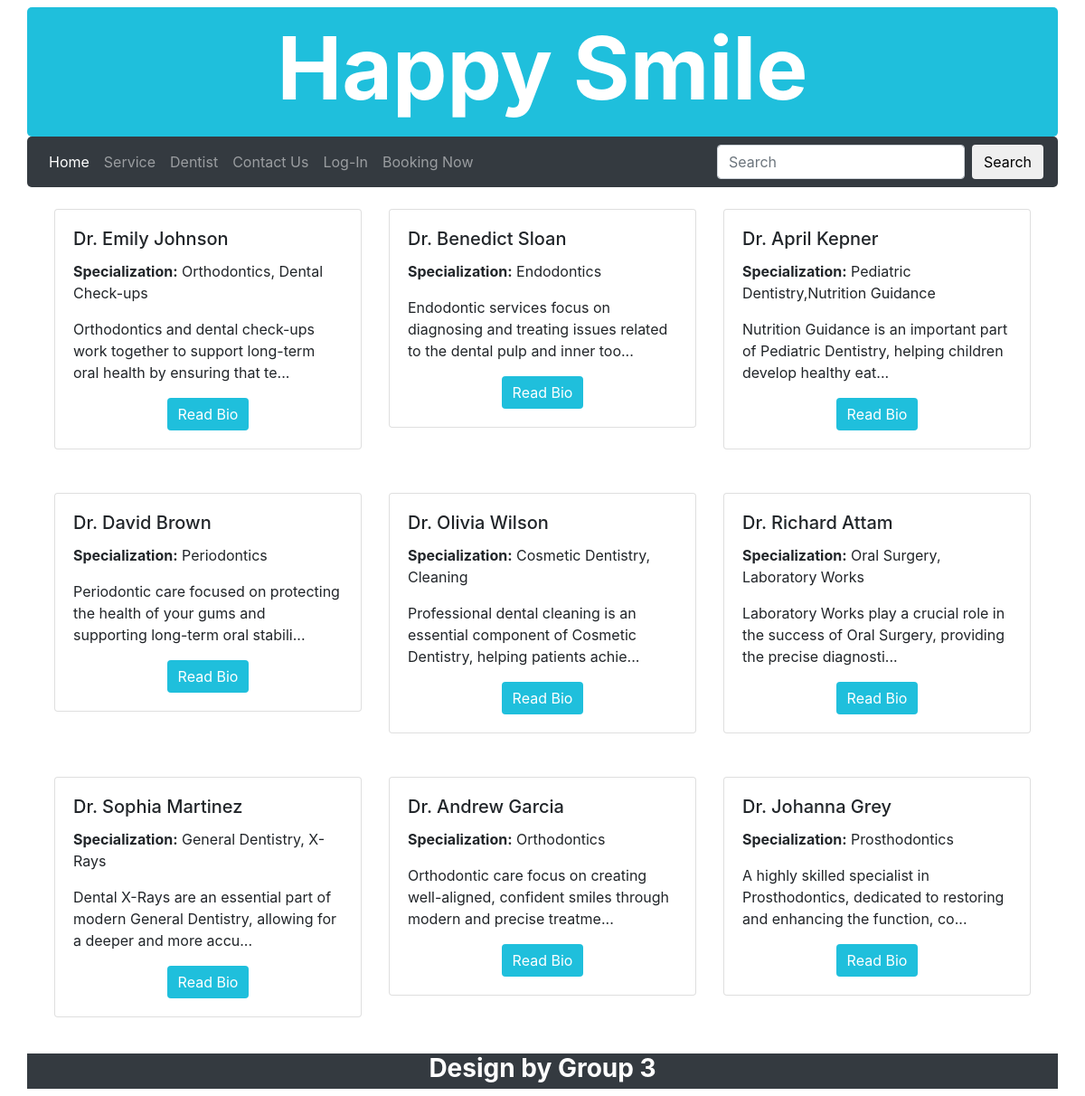
/dentist.php, run on the app's committed database.
### tables this page shows
CREATE TABLE `Dentist` (
  `DentistID` int(11) NOT NULL,
  `FullName` varchar(100) NOT NULL,
  `Specialization` varchar(100) DEFAULT NULL,
  `Phone` varchar(20) DEFAULT NULL,
  `Email` varchar(100) DEFAULT NULL,
  `Detail` text DEFAULT NULL,
  `Image` varchar(255) DEFAULT 'default-doctor.jpg',
  `UserID` int(11) DEFAULT NULL
);

### dentist.php (the view, shortened to what this page needs)
<!DOCTYPE html>
<html lang="en">
<head>
    <link rel="stylesheet" href="https://maxcdn.bootstrapcdn.com/bootstrap/4.1.3/css/bootstrap.min.css">
</head>
<body onLoad="run_first()">
    <?php include("include/banner.inc") ?>
    <?php include("include/nav.inc") ?>
    <div class="container">
    <?php
        $conn  = db_connect();
        $sql = "SELECT DentistID, FullName, Specialization, Detail, Image FROM dentist;";
        $result = $conn -> query($sql);
        print "<div class='container mt-4'>\n";
        print "<div class='row'>\n";
        $count = 0;
        while ($row = $result->fetch_assoc()) {
            $FullName = $row["FullName"];
            $Specialization = $row["Specialization"];
            $Detail = $row["Detail"];
            $shortDetail = strlen($Detail) > 100 ? substr($Detail, 0, 100) . "..." : $Detail;
            if ($count % 3 == 0 && $count != 0) {
                print "</div><div class='row mt-4'>\n";
            }
            print "<div class='col-md-4'>\n";
            print "   <div class='card mb-4'>\n";
            print "<div class='card-body'>\n";
            print "<h5 class='card-title'>$FullName</h5>\n";
            print "<p class='card-text'><strong>Specialization:</strong> $Specialization</p>\n";
            print "<p class='card-text'>$shortDetail</p>\n";
            print "<div class='text-center mt-2'>\n";
            print "<a href='dentistDetail.php?id=".$row['DentistID'] . "' class='btn' style='background-color:#1FBFDC; color:white; border:none;'> Read Bio</a>\n";
            print " </div>\n";
            print "</div>\n";
            print "   </div>\n";
            print "</div>\n";
            $count++;
        }
        print "</div></div>\n";
    ?>
    </div>
    <?php include("include/footer.inc") ?>
</body>
</html>

### include/banner.inc
<div id="banner" class="container mt-2"
     style="border-radius: 5px; background-color:#1FBFDC; padding: 10px 0;">
    <h1 class="text-center display-1 font-weight-bold text-white">Happy Smile</h1>
</div>

### include/nav.inc (shortened to what this page needs)
<nav class="container navbar navbar-expand-lg bg-dark navbar-dark" style="border-radius: 5px;">
    <div class="collapse navbar-collapse" id="collapsibleNavbar">
        <ul class="navbar-nav md-auto">
            <li class="nav-item"><a class="nav-link" id="0" onClick="nav_item_selected(0)" href="index.php">Home</a></li>
            <li class="nav-item"><a class="nav-link" id="1" onClick="nav_item_selected(1)" href="service.php">Service</a></li>
            <li class="nav-item">
                <a class="nav-link" href="dentist.php" id="2" onClick="nav_item_selected(2)">Dentist</a>
            </li>
            <li class="nav-item">
                <a class="nav-link" href="contact.php" id="3" onClick="nav_item_selected(3)">Contact Us</a>
            </li>
            <?php if(isset($_SESSION['valid_user'])): ?>
            <li class="nav-item">
                <a class="nav-link" href="member_only.php" id="4" onClick="nav_item_selected(4)"><?php echo $_SESSION['name']; ?></a>
            </li>
            <li class="nav-item">
                <a class="nav-link" href="logout.php" id="5" onClick="nav_item_selected(4)">Sign-out</a>
            </li>
            <?php else: ?>
            <li class="nav-item">
                <a class="nav-link" href="login.php" id="4" onClick="nav_item_selected(4)">Log-In</a>
            </li>
            <li class="nav-item">
                <a class="nav-link" href="booking.php" id="5" onClick="nav_item_selected(5)">Booking Now</a>
            </li>
            <?php endif; ?>
        </ul>
    </div>
    <form class="form-inline" action="search.php">
        <input class="form-control mr-sm-2" type="Search" name="key" placeholder="Search">
        <button class="btn light my-sm-0" type="submit">Search</button>
    </form>
</nav>

### include/footer.inc
<div id="footer" class="container bg-secondary mt-3 bg-dark navbar-dark">
    	<h3 class="text-center font-weight-bold text-white" style="padding-bottom: 5px;">Design by Group 3</h3>
</div>

### data on the page
dentist: FullName "Dr. Emily Johnson", Specialization "Orthodontics, Dental Check-ups", Detail "Orthodontics and dental check-ups work together to support long-term oral health by ensuring that te..."
dentist: FullName "Dr. Benedict Sloan", Specialization "Endodontics", Detail "Endodontic services focus on diagnosing and treating issues related to the dental pulp and inner too..."
dentist: FullName "Dr. April Kepner", Specialization "Pediatric Dentistry,Nutrition Guidance", Detail "Nutrition Guidance is an important part of Pediatric Dentistry, helping children develop healthy eat..."
dentist: FullName "Dr. David Brown", Specialization "Periodontics", Detail "Periodontic care focused on protecting the health of your gums and supporting long-term oral stabili..."
dentist: FullName "Dr. Olivia Wilson", Specialization "Cosmetic Dentistry, Cleaning", Detail "Professional dental cleaning is an essential component of Cosmetic Dentistry, helping patients achie..."
dentist: FullName "Dr. Richard Attam", Specialization "Oral Surgery, Laboratory Works", Detail "Laboratory Works play a crucial role in the success of Oral Surgery, providing the precise diagnosti..."
dentist: FullName "Dr. Sophia Martinez", Specialization "General Dentistry, X-Rays", Detail "Dental X-Rays are an essential part of modern General Dentistry, allowing for a deeper and more accu..."
dentist: FullName "Dr. Andrew Garcia", Specialization "Orthodontics", Detail "Orthodontic care focus on creating well-aligned, confident smiles through modern and precise treatme..."
dentist: FullName "Dr. Johanna Grey", Specialization "Prosthodontics", Detail "A highly skilled specialist in Prosthodontics, dedicated to restoring and enhancing the function, co..."
